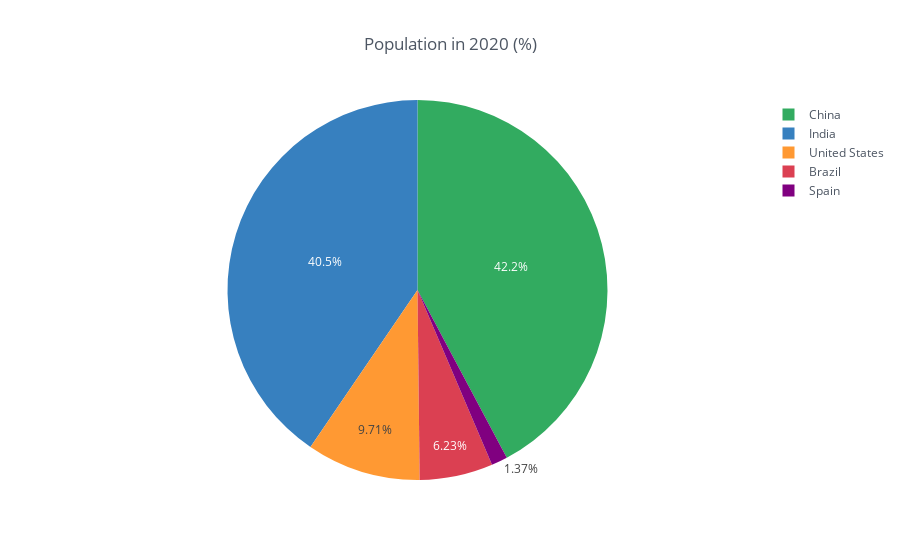

The code cell stored with this chart in its notebook:
### Markdown cell above
# Piechart

### Code cell
# transforming data
df_population_2020 = df_population_2020.reset_index()
df_population_2020 = df_population_2020.rename(columns={2020:'2020'})

# plotting
df_population_2020.iplot(kind='pie', labels='country',
                         values='2020',
                         title='Population in 2020 (%)')

### Figure 1 — Plotly figure (JSON) as saved in the notebook; plotly's stock layout.template omitted (floating-point values rounded to 4 significant figures)
{"data": [{"labels": ["United States", "India", "China", "Spain", "Brazil"], "marker": {"colors": ["rgba(255, 153, 51, 1.0)", "rgba(55, 128, 191, 1.0)", "rgba(50, 171, 96, 1.0)", "rgba(128, 0, 128, 1.0)", "rgba(219, 64, 82, 1.0)"]}, "name": "", "type": "pie", "values": [331002651, 1380004385, 1439323776, 46754778, 212559417]}], "layout": {"legend": {"bgcolor": "#FFFFFF", "font": {"color": "#4D5663"}}, "paper_bgcolor": "#FFFFFF", "plot_bgcolor": "#FFFFFF", "title": "Population in 2020 (%)", "titlefont": {"color": "#4D5663"}}}
